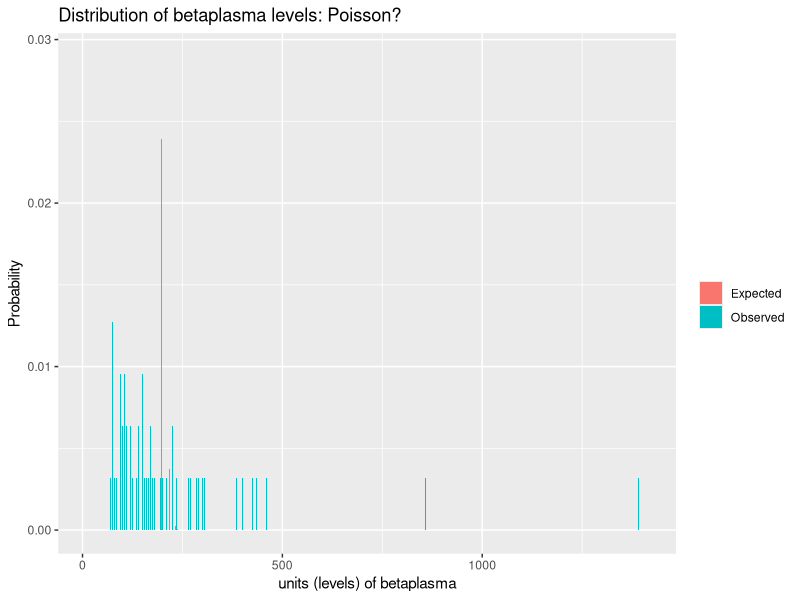
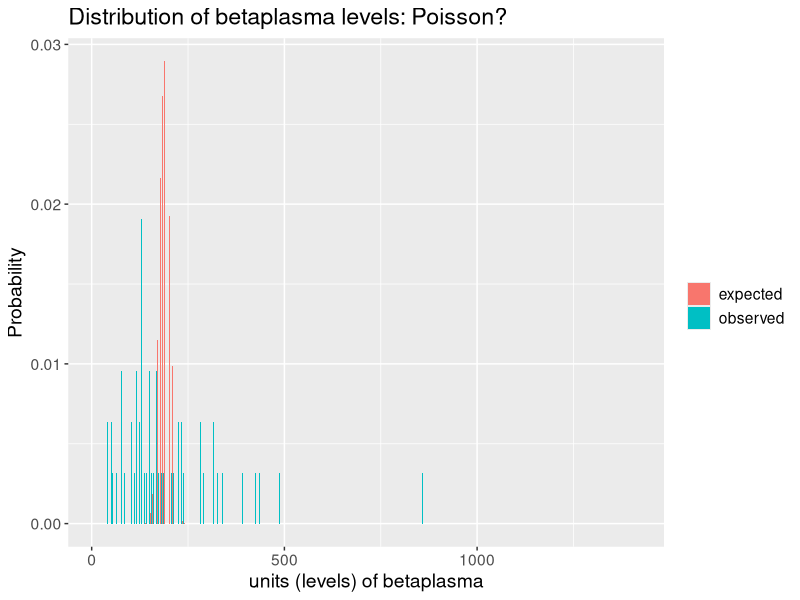
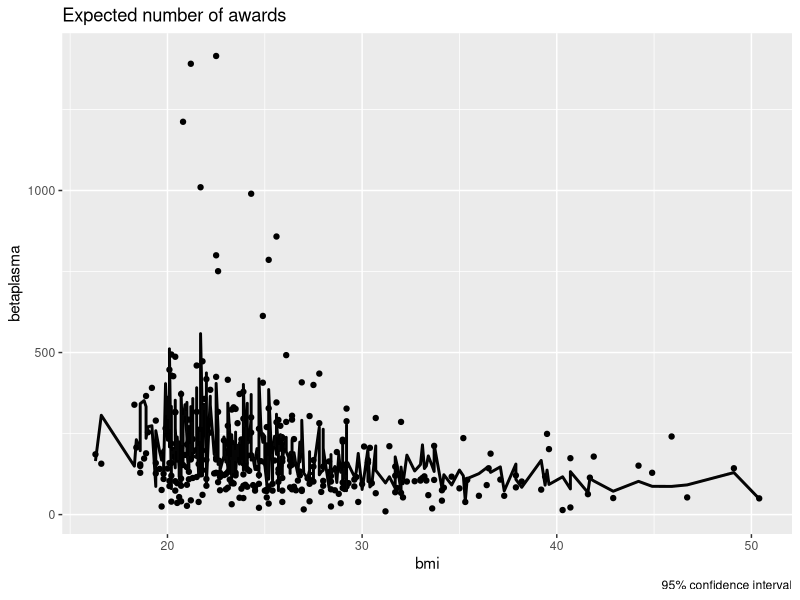
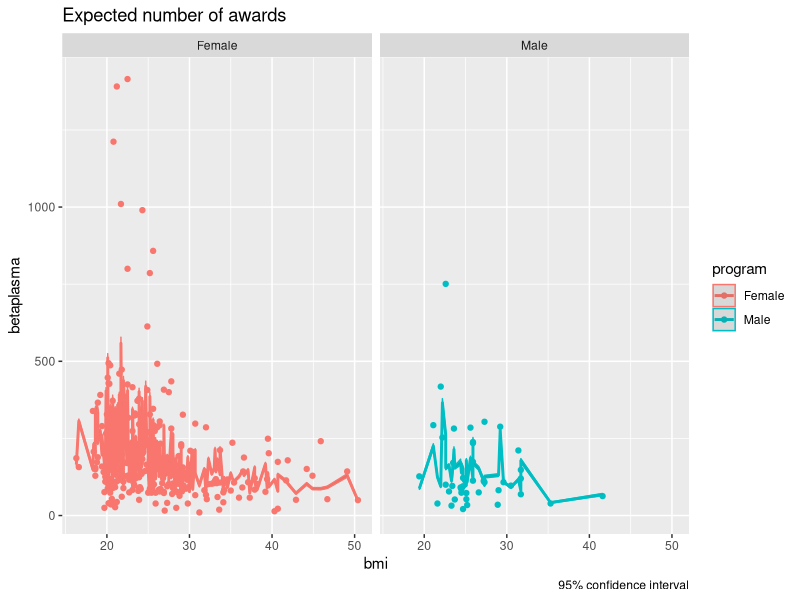
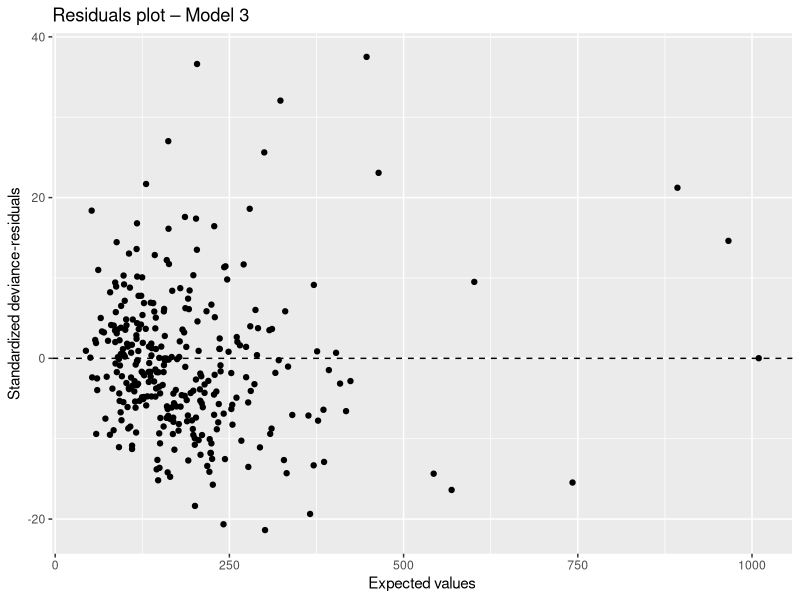
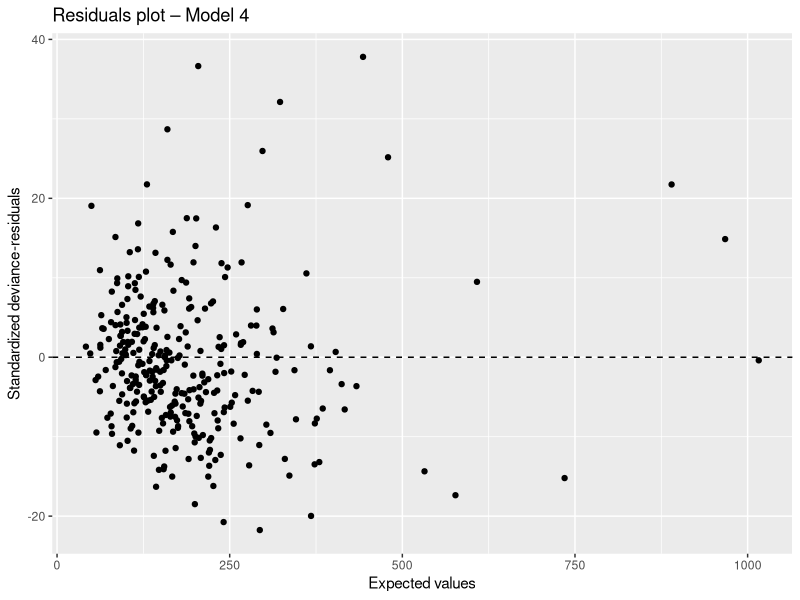
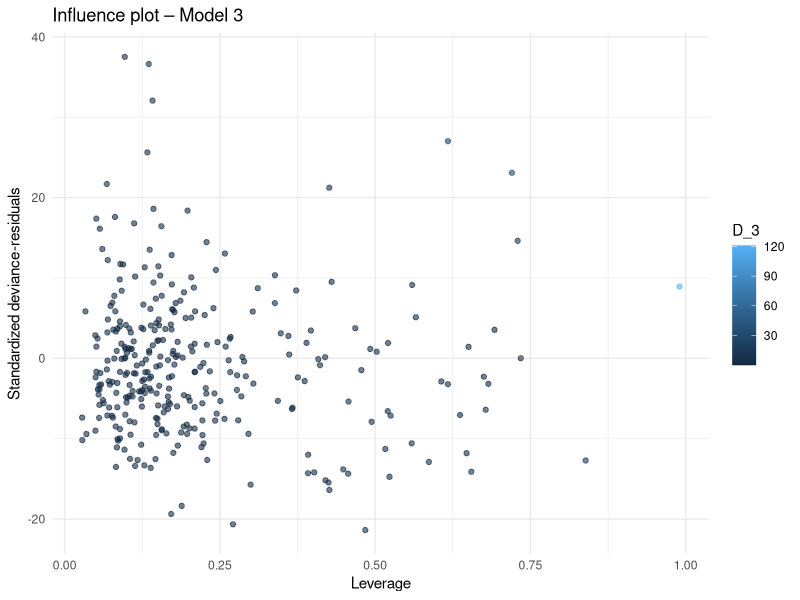
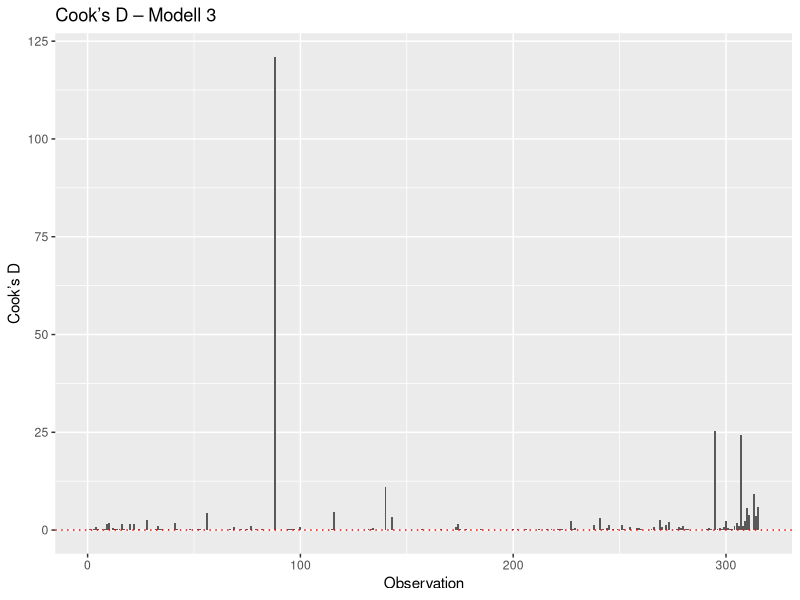

Write R code to recreate these figures, in order. (Note: this script raises an error after producing the figures.)
library(readxl)
library(tidyverse)
library(car)
library(ggplot2)
library(dplyr)
library(tidyr)
library(knitr)
library(MASS)
data <- read_excel("Data/carotene.xlsx")
summary(data)

#Betaplasma är count variabel, units av betaplasma är poisson fördelat och 
# och vi modeller de med våra kovariater

#Factors 
data <- data %>%
  mutate(smokstat = factor(smokstat,
                           levels = c(1, 2, 3),
                           labels = c("Never", "Former", "Current")))

data <- data %>%
  mutate(sex = factor(sex,
                      levels = c(1, 2),
                      labels = c("Male", "Female")))
# Set baseline
data$sex <- relevel(data$sex, ref = "Female")

data <- data %>%
  mutate(vituse = factor(vituse,
                         levels = c(1, 2, 3),
                         labels = c("Often", "Rarely", "Never")))

# Set baseline
data$vituse <- relevel(data$vituse, ref = "Never")



################## Start of Poisson ##########################

#Frequency table over betaplasma levels
data |> count(betaplasma) -> betaplasma_table
betaplasma_table


#Add proportions of observed levels
betaplasma_table |> mutate(observed = n/sum(n)) -> betaplasma_table
betaplasma_table


# Average
mu <- mean(data$betaplasma)
mu 
# => 189.9238

# Variance
var(data$betaplasma)
# => 33477.52 

# NOTICE! Poisson is not ideal since mu != var

# Expected frequencies
betaplasma_table |> 
  mutate(expected = dpois(betaplasma, mu)) -> betaplasma_table
betaplasma_table

#Plot expected and observed
ggplot(betaplasma_table) +
  geom_col(aes(x = betaplasma + 0.2, y = observed, fill = "Observed"), 
           width = 0.4) +
  geom_col(aes(x = betaplasma - 0.2, y = expected, fill = "Expected"), 
           width = 0.4) +
  labs(y = "Probability", x = "units (levels) of betaplasma", fill = "",
       title = "Distribution of betaplasma levels: Poisson?") 

##############################################################################
#Alternative way?
#In the example they get the same plot - but I get a different result. 
#Don't know why...
pivot_longer(betaplasma_table, cols = c("observed", "expected"), 
             values_to = "Proportion", 
             names_to = "variable") -> betaplasma_long
betaplasma_long

ggplot(betaplasma_long, aes(x = betaplasma, y = Proportion, fill = variable)) +
  geom_col(position = "dodge") +
  labs(y = "Probability", x = "units (levels) of betaplasma", fill = "",
       title = "Distribution of betaplasma levels: Poisson?") +
  theme(text = element_text(size = 14))
###########################################################################

#Mean and variance by program
data |> summarise(mu = mean(betaplasma),
                   s2 = var(betaplasma))

#Model testing
  #-> Only main terms, without calories - refer to project 1 and 2. 
model <- glm(betaplasma ~ bmi + age + fat + cholesterol + fiber + 
               alcohol + betadiet + smokstat + sex + vituse, family = "poisson", data = data)
summary(model)

#Rate ratios and confidence intervals
beta <- model$coefficients
RR <- exp(beta)
ci_beta = confint(model)
ci_RR = exp(ci_beta)

cbind(beta = beta, ci_beta, RR = RR, ci_RR) |> round(digits = 2)

#Estimated mean with c.i.
data_pred <- cbind(
  data,
  xb = predict(model, se.fit = TRUE))
data_pred |> mutate(
  xb.residual.scale = NULL,
  xb.lwr = xb.fit - 1.96*xb.se.fit,
  xb.upr = xb.fit + 1.96*xb.se.fit,
  muhat = exp(xb.fit),
  mu.lwr = exp(xb.lwr),
  mu.upr = exp(xb.upr)) -> data_pred

glimpse(data_pred)

#Plot estimated mean with its c.i. - don't know if this serves a purpose here -
#since there are many varibles to plot against. 

#For example against bmi
ggplot(data_pred, aes(bmi, betaplasma)) +
  geom_point() +
  geom_line(aes(y = muhat), linewidth = 1) +
  geom_ribbon(aes(ymin = mu.lwr, ymax = mu.upr), alpha = 0.1) +
  labs(title = "Expected number of awards",
       caption = "95% confidence interval",
       color = "program")

#Or against bmi but for different genders
ggplot(data_pred, aes(bmi, betaplasma, color = sex)) +
  geom_point() +
  geom_line(aes(y = muhat), linewidth = 1) +
  geom_ribbon(aes(ymin = mu.lwr, ymax = mu.upr), alpha = 0.1) +
  labs(title = "Expected number of awards",
       caption = "95% confidence interval",
       color = "program") +
  facet_wrap(~ sex)





#MODELS (OBS all excl calories)
###############################################################################

#Model 1. Null Model
Model_1 <- glm(betaplasma ~ 1, family = "poisson", data = data)

#Model 2. Full model = Main terms (10) + interaction (66), total 76 variables (+ 1 if coeffiecients bcz of intercept)
Model_2 <- glm(betaplasma ~ (bmi + age + fat + cholesterol + fiber + 
                                 alcohol + betadiet + smokstat + sex + vituse)^2,
               family = "poisson", data = data)

#Model 3. Backward Elimination, start from the full model 
Model_3 <- step(Model_2,
                      direction = "backward",
                      scope = list(lower = formula(Model_1),
                      upper = formula(Model_2)),
                      k = log(nobs(Model_1)))

log(nrow(data)) == log(nobs(Model_1))

#Model 4. Forward Selection, start from the null model 
Model_4 <- step(Model_1,
                direction = "forward",
                scope = list(lower = formula(Model_1),
                             upper = formula(Model_2)),
                k = log(nobs(Model_1)))

#Model 5. Stepwise regression from model 3
Model_5 <- step(Model_3,
                direction = "both",
                scope = list(lower = formula(Model_1),
                upper = formula(Model_2)),
                k = log(nobs(Model_3)))

#Model 6. Stepwise regression from model 4
Model_6 <- step(Model_4,
                direction = "both",
                scope = list(lower = formula(Model_1),
                upper = formula(Model_2)),
                k = log(nobs(Model_4)))

############ OBS KODTEST #######################################################
#Här testade jag så jag använder selektionsmetoderna rätt genom att switcha till
#negativ bionomial fördelning och jag får då små modeller. 
model_test <- glm.nb(betaplasma ~ (bmi + age + fat + cholesterol + fiber + 
                                     alcohol + betadiet + smokstat + sex + vituse)^2,
                     data = data)
model_test_null <- glm.nb(betaplasma ~ 1,
                          data = data)
model_test_backward <- step(model_test,
                direction = "backward",
                scope = list(lower = formula(model_test_null),
                             upper = formula(model_test)),
                k = log(nobs(model_test_null)),
                trace = 1)
################################################################################



#See if we can reduce vituse - the categorical variable, into two categories:
#------------------------------------------------------------------------------

# Transform three levels to two, but assigning vituse category "Never" into "Never" 
# and if the category is not "Never" it's assigned into "Used". 
new_data <- data
new_data$vituseReduced <- ifelse(new_data$vituse == "Never", "Never", "Used")
new_data$vituseReduced <- factor(new_data$vituseReduced)
#Then we create a new model, based on this two-factor collapsed version (reduced):
Model_5_Reduced <- glm(betaplasma ~ bmi + age + fat + cholesterol + fiber + alcohol + 
                                       betadiet + smokstat + sex + vituseReduced + bmi:fat + bmi:cholesterol + 
                                       bmi:fiber + bmi:alcohol + bmi:betadiet + bmi:smokstat + bmi:sex + 
                                       bmi:vituseReduced + age:fat + age:cholesterol + age:fiber + age:betadiet + 
                                       age:smokstat + age:vituseReduced + fat:cholesterol + fat:alcohol + 
                                       fat:betadiet + fat:smokstat + fat:sex + fat:vituseReduced + cholesterol:fiber + 
                                       cholesterol:alcohol + cholesterol:betadiet + cholesterol:smokstat + 
                                       fiber:alcohol + fiber:betadiet + fiber:smokstat + fiber:sex + 
                                       fiber:vituseReduced + alcohol:betadiet + alcohol:smokstat + alcohol:sex + 
                                       alcohol:vituseReduced + betadiet:vituseReduced + smokstat:sex + smokstat:vituseReduced + 
                                       sex:vituseReduced,
                        family = "poisson", data = new_data)
#Save variables
sum_1 <- summary(Model_5)
sum_2 <- summary(Model_5_Reduced)
deviance_1 <- sum_1$deviance
deviance_2 <- sum_2$deviance
df_1 <- sum_1$df.residual
df_2 <- sum_2$df.residual

#Calculate differences
D_diff <- deviance_2 - deviance_1
df_diff <- df_2 - df_1
chi2_alpha <- qchisq(p = 1 - 0.05, df = df_diff)
Pvalue <- pchisq(q = D_diff, df = df_diff, lower.tail = FALSE)

#I create a table and remove the vertical title using rownames, just to clean it up! 
table_1e <- cbind(D_diff, df_diff, chi2_alpha, Pvalue)
rownames(table_1e) <- c(" ")
table_1e

# 1. Name of test: Partial likelihood ratio test 
# 2. Null Hypothesis, H_0: Beta_often = Beta_Rarely. In words, that the model with 
#    one dummy variable Beta_Used is enough. 
# 3. The value of the test statistic is D = 2543.28
# 4. The distribution is Chi-squared
# 5. The P-value is P = 0
# 6. The conclusion is to with great certainty reject H_0 since D_diff >> Chi2_alpha, 
# and since Pvalue < 0.05.

#CONCLUSION: Keep the original model_5 and throw away model_5_reduced. 



#BIC AND AIC 
df1 <- data.frame(variable = names(Model_1$coefficients),
                  b_model1 = Model_1$coefficients, row.names = NULL)
df2 <- data.frame(variable = names(Model_2$coefficients),
                  b_model2 = Model_2$coefficients, row.names = NULL)
df3 <- data.frame(variable = names(Model_3$coefficients),
                  b_model3 = Model_3$coefficients, row.names = NULL)
df4 <- data.frame(variable = names(Model_4$coefficients),
                  b_model4 = Model_4$coefficients, row.names = NULL)
df5 <- data.frame(variable = names(Model_5$coefficients),
                  b_model5 = Model_5$coefficients, row.names = NULL)
df6 <- data.frame(variable = names(Model_6$coefficients),
                  b_model6 = Model_6$coefficients, row.names = NULL)
All_Models <- full_join(df1, df2) |> full_join(df3) |> full_join(df4) |> full_join(df5) |> full_join(df6)

#Writes a table:
table_3b <- kable(All_Models, caption = "Table 3(b): Estimated β-parameters in each of the six models")
table_3b
#Exported to excel:
#write.csv(All_Models, "Table_3b_ny.csv", row.names = FALSE)

# Calculate McFadden’s adjusted pseudo R2, AIC and BIC for all models from Table.3(b), 
# and indicate which model is best, according to each of these criteria.

aic <- AIC(Model_1, Model_2, Model_3, Model_4, Model_5, Model_6)
bic <- BIC(Model_1, Model_2, Model_3, Model_4, Model_5, Model_6)

#Create dataframe for the AIC- and BIC
collect.AICetc <- data.frame(aic, bic)

#Remove unnecessary df.1 column
collect.AICetc |> mutate(df.1 = NULL) -> collect.AICetc

#Calculate Psuedo R
collect.AICetc |> mutate(
  loglik =  c(logLik(Model_1)[1],
              logLik(Model_2)[1],
              logLik(Model_3)[1],
              logLik(Model_4)[1],
              logLik(Model_5)[1],
              logLik(Model_6)[1])) -> collect.AICetc

#Calculate McFadden's adjusted psuedo R2

#Save loglikelihood for null model:
lnL0 <- logLik(Model_1)[1]

collect.AICetc |> mutate(
  R2McF = 1 - loglik/lnL0,
  R2McF.adj = 1 - (loglik - (df - 1)/2)/lnL0) -> collect.AICetc

#Show result
collect.AICetc

#Model with best AIC: Model_4 (Forward Selection)
#Model with best BIC: Either Model_3, 5 or 6 - they appear the same


# Leverage 
data_pred |> mutate(v_3 = hatvalues(Model_3)) -> data_pred
data_pred |> mutate(v_4 = hatvalues(Model_4)) -> data_pred

#Standardized deviance residuals
data_infl_3 <- influence(Model_3)
data_infl_4 <- influence(Model_4)
#These gives deviance and pearson residuals!
#Extract deviance residuals and standardize 
data_pred |> mutate(devres_3 = data_infl_3$dev.res,
                     std.devres_3 = devres_3/sqrt(1 - v_3),
                    devres_4 = data_infl_4$dev.res,
                    std.devres_4 = devres_4/sqrt(1 - v_4)) -> data_pred

#Cooks D
data_pred |> mutate(D_3 = cooks.distance(Model_3)) -> data_pred
data_pred |> mutate(D_4 = cooks.distance(Model_4)) -> data_pred




# Standardiserade residualer mot förväntat värde, dvs µ^hat

ggplot(data_pred, aes(x = fitted(Model_3), y = std.devres_3)) +
  geom_point() +
  geom_hline(yintercept = 0, linetype = "dashed") +
  labs(x = "Expected values", y = "Standardized deviance-residuals",
       title = "Residuals plot – Model 3")

ggplot(data_pred, aes(x = fitted(Model_4), y = std.devres_4)) +
  geom_point() +
  geom_hline(yintercept = 0, linetype = "dashed") +
  labs(x = "Expected values", y = "Standardized deviance-residuals",
       title = "Residuals plot – Model 4")

# Leverage mot standardiserade residualer, färg enligt cooks D

ggplot(data_pred, aes(x = v_3, y = std.devres_3, color = D_3)) +
  geom_point(alpha = 0.6) +
  scale_size_continuous(name = "Cook’s D") +
  labs(x = "Leverage", y = "Standardized deviance-residuals",
       title = "Influence plot – Model 3") +
  theme_minimal()

#Cooks D

ggplot(data_pred, aes(x = 1:nrow(data_pred), y = D_3)) +
  geom_bar(stat = "identity") +
  labs(x = "Observation", y = "Cook’s D", title = "Cook’s D – Modell 3") +
  geom_hline(yintercept = 4/nrow(data_pred), linetype = "dotted", color = "red")






























#------------------------------------------------------------------------------
# Calculate the standardized deviance residuals for the model with the best AIC 
# and the model with the best BIC, from 3(c). 





# Standardized residuals for respective model 
res_Model_3 <- rstandard(Model_3, type = "deviance")
res_Model_4 <- rstandard(Model_4, type = "deviance")

#Linear predictor
lp_Model_3 <- predict(Model_3, type = "link")
lp_Model_4 <- predict(Model_4, type = "link")




# Task:
# Plot the standardized deviance residuals, with suitable reference lines, 
# against the linear predictors for each of the two models. Also make QQ-plots 
# for the residuals. Discuss which of the models has the best behaved residuals


#UPDATED: Second try for plot 1 in order to get color-coded 

#Plot 1:
Model_5_infl <- influence(Stepwise_From_Backward)
Model_6_infl <- influence(Stepwise_From_Forward_Reduced)

data_pred <- cbind(data,
                   xbeta5 = predict(Stepwise_From_Backward),
                   xbeta6 = predict(Stepwise_From_Forward_Reduced),
                   v5 = Model_5_infl$hat,
                   v6 = Model_6_infl$hat)


data_pred |> mutate(devresid5 = Model_5_infl$dev.res,
                    stddevresid5 = devresid5/sqrt(1 - v5)) -> data_pred
data_pred |> mutate(devresid6 = Model_6_infl$dev.res,
                    stddevresid6 = devresid6/sqrt(1 - v6)) -> data_pred

ggplot(data_pred, aes(x = xbeta5, 
                      y = stddevresid5, 
                      color = as.factor(lowplasma_01))) +
  geom_point() +
  geom_hline(yintercept = c(-3, -2, 0, 2, 3), 
             linetype = c("dotted", "dashed", "solid", "dashed", "dotted"),
             linewidth = 1) +
  labs(title = "Standardised deviance residuals vs linear predictor",
       x = "Linear predictor, xb", y = "Standardized deviance residuals, devstd",
       color = "Y")

ggplot(data_pred, aes(x = xbeta6, 
                      y = stddevresid6, 
                      color = as.factor(lowplasma_01))) +
  geom_point() +
  geom_hline(yintercept = c(-3, -2, 0, 2, 3), 
             linetype = c("dotted", "dashed", "solid", "dashed", "dotted"),
             linewidth = 1) +
  labs(title = "Standardised deviance residuals vs linear predictor",
       x = "Linear predictor, xb", y = "Standardized deviance residuals, devstd",
       color = "Y")



